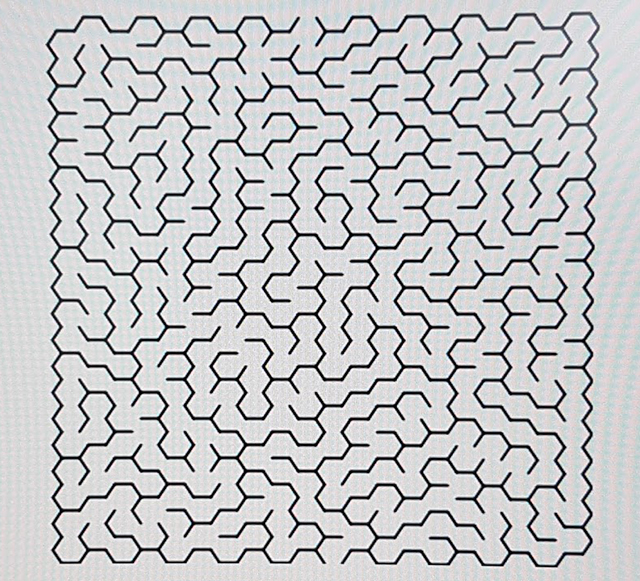
#> input picture Assignment-2/sample_images/maze_1.jpg, 640 x 581 px
$ jupyter execute --allow-errors questions-and-your-answers.ipynb   (shell and % lines are left out)   (older library calls are emulated)
#> lines starting #> are read from the running program, lines starting #| are printed output that depends on the picture; after the words box and inside, x2 and y2 are one past the last pixel; in counts of white or black regions, pixels touching at a corner belong together
# ECE531 Computer Vision Assignment 2
27/10/2020, Abdullah Gul University

* Do not use Jupyter Notebook. Instead, use JupyterLab. Otherwise TA might not be able to see your answers.
* You are not allowed to manually give any position or draw any shape. The algorithms that you develop should work regardless of the position of the objects.
* You are not allowed to use circle or any other shape finding functions.
* You can use filtering for any purpose such as eliminating the noise.
* Remember to push your changes to github occasionally (not only commit to your local git server)
* http://www.mazegenerator.net/Examples.aspx

# Introduction
We have the following images:

[cell 1]
#initializations
# if using notebook:
# %matplotlib notebook
# if using jupyterlab:

import numpy as np
import cv2
import matplotlib.pyplot as plt
import matplotlib.image as mpimg
import matplotlib
import platform
import skimage
import scipy

from skimage.morphology import disk, erosion, reconstruction
from skimage.util import img_as_ubyte
from scipy import ndimage

plt.rcParams['figure.figsize'] = [6, 5]
plt.rcParams['image.cmap'] = "gray"
print ("OpenCV version: ", cv2.__version__)
print ("Skimage version: ", skimage.__version__)
print ("Scipy version: ", scipy.__version__)
print ("Matplotlib version: ", matplotlib.__version__)
print ("Python version: ", platform.python_version())

[cell 2]
# Loading a sample image
img_maze_1 = cv2.imread('sample_images/maze_1.jpg')[...,::-1]
img_coins_1 = cv2.imread('sample_images/coins_1.jpg')[...,::-1]
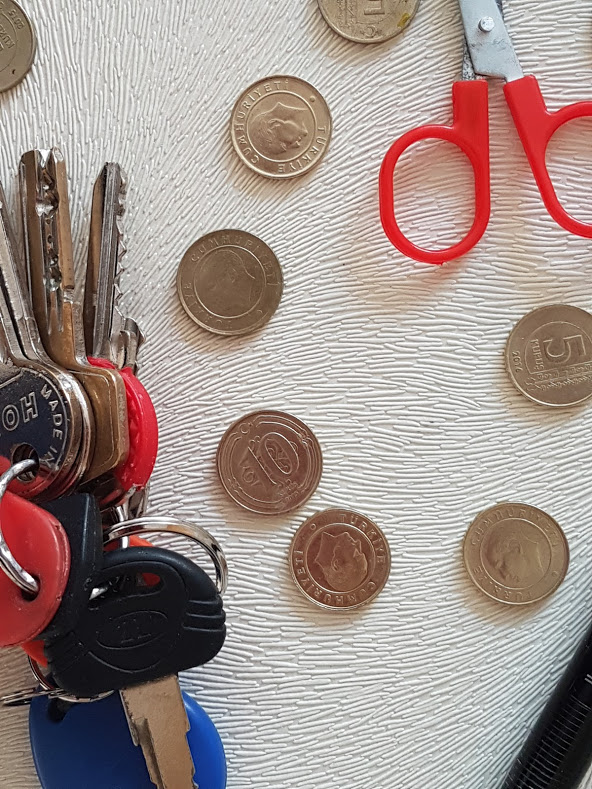
#> input picture Assignment-2/sample_images/coins_1.jpg, 592 x 789 px
img_piggy_white = cv2.imread('sample_images/piggy_white.jpg')[...,::-1]
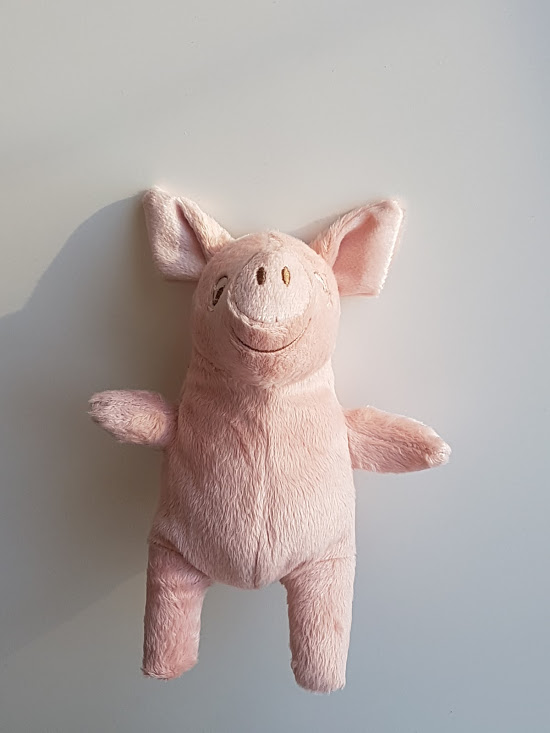
#> input picture Assignment-2/sample_images/piggy_white.jpg, 550 x 733 px
img_maze_2 = cv2.imread('sample_images/maze_2.jpg')[...,::-1]
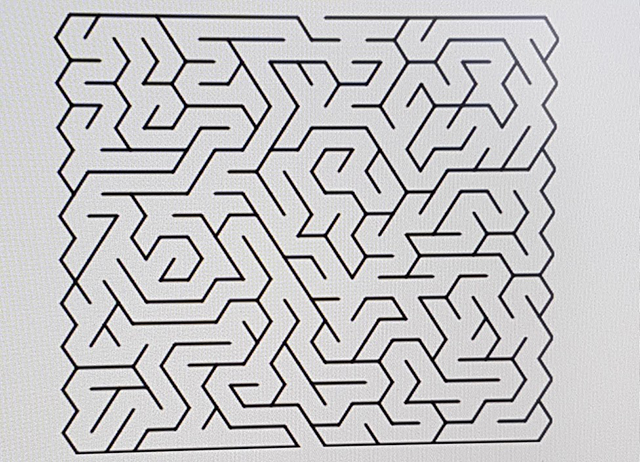
#> input picture Assignment-2/sample_images/maze_2.jpg, 640 x 462 px
img_coins_2 = cv2.imread('sample_images/coins_2.jpg')[...,::-1]
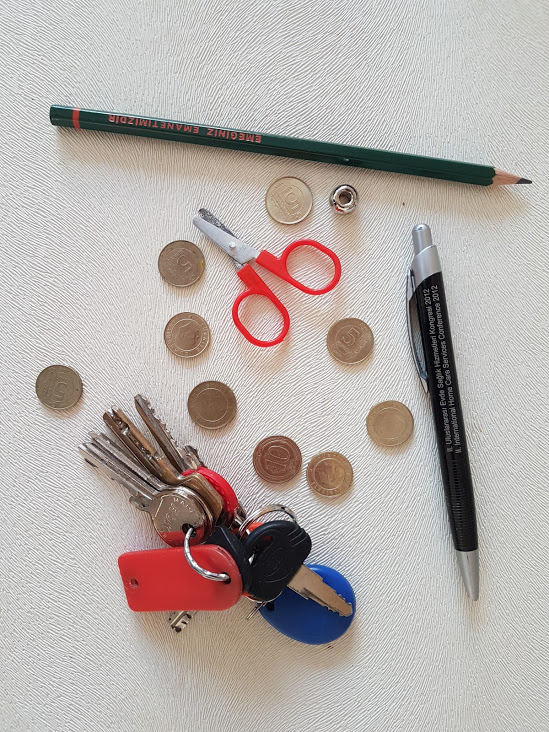
#> input picture Assignment-2/sample_images/coins_2.jpg, 549 x 732 px
img_piggy_black = cv2.imread('sample_images/piggy_black.jpg')[...,::-1]
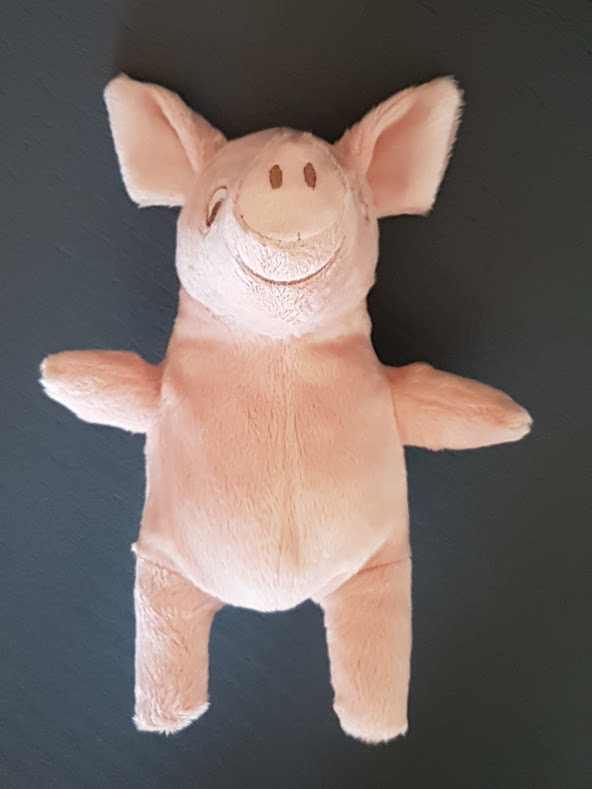
#> input picture Assignment-2/sample_images/piggy_black.jpg, 592 x 789 px
#> (the rest of this cell did not finish here and is left out)

## Question 0 (A Sample question with the answer)
**a)** Apply a global threshold to "piggy black" image and obtain a binary mask. Show the mask you found.(If a global thresholding is not sufficient, you can resort to other tools.)
**b)** Apply your mask onto the image to mask out the piggy. Show the resulted image (we should only see the piggy, the rest should be pure black.)
**c)** Draw a thick green border around the piggy.

## Answer 0

[cell 3]
img_piggy_black_grayscale = cv2.imread('sample_images/piggy_black.jpg', cv2.IMREAD_GRAYSCALE)
#> img_piggy_black_grayscale: shape (789, 592); min 4, max 255, mean 106.3

# Applying a global threshold. 100 value is set manually
ret, img1_binary = cv2.threshold(img_piggy_black_grayscale,105,255,cv2.THRESH_BINARY)
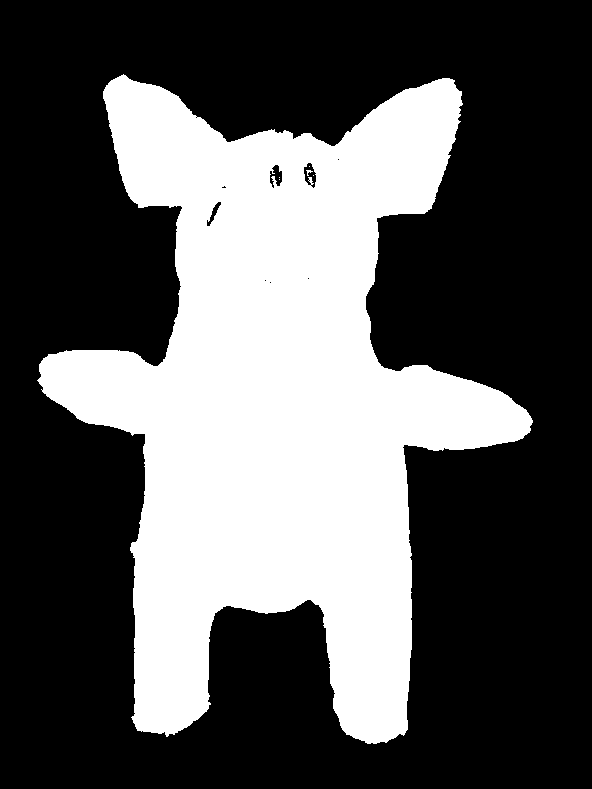
#> img1_binary: shape (789, 592); 34.8% white; 6 white regions (5 under 20 px), largest, box (x1, y1, x2, y2) and area: (37, 74, 533, 744) 162560

# Apply morphological operations to remove noise and fill the gaps inside the piglet
strel = cv2.getStructuringElement(cv2.MORPH_ELLIPSE,(150,150))
img1_eroded = cv2.morphologyEx(img1_binary, cv2.MORPH_ERODE, strel)
#> img1_eroded: shape (789, 592); 3.7% white; 1 white region, box (x1, y1, x2, y2) and area: (215, 353, 335, 537) 17361
# img1_opened = cv2.morphologyEx(img1_binary, cv2.MORPH_OPEN, strel)
# img1_closed = cv2.morphologyEx(img1_binary, cv2.MORPH_CLOSE, strel)

# skimage strel
skimage_strel = disk(5)
img1_noise_removed = reconstruction(img1_eroded, img1_binary, method='dilation', selem=skimage_strel)

# closing nose holes
strel = cv2.getStructuringElement(cv2.MORPH_ELLIPSE,(20,20))
img1_holes_filled = np.uint8(ndimage.binary_fill_holes(img1_noise_removed)*255)
#> img1_holes_filled: shape (789, 592); 34.9% white; 1 white region, box (x1, y1, x2, y2) and area: (37, 74, 533, 744) 163014
#img1_closed = cv2.morphologyEx(img1_noise_removed, cv2.MORPH_CLOSE, strel)


# convert skimage to cv2
#tmp = exposure.rescale_intensity(img1_closed, out_range=(-1, 1))
#mask = img_as_ubyte(tmp)
mask = img1_holes_filled

# Apply the mask
img1_masked = cv2.bitwise_and(img_piggy_black, img_piggy_black, mask = mask)

# Extract the border
# My approach: I will first enlarge the mask 5 pixel then extract it from itself.
# Then I will use this thick border to draw green border around the piglet
# 1 Enlarge the mask
strel = cv2.getStructuringElement(cv2.MORPH_ELLIPSE,(5,5))
mask_dilated = cv2.morphologyEx(mask, cv2.MORPH_DILATE, strel)
#> mask_dilated: shape (789, 592); 36.1% white; 1 white region, box (x1, y1, x2, y2) and area: (35, 72, 535, 746) 168812
mask_border = cv2.bitwise_not(mask, mask=mask_dilated)
#> mask_border: shape (789, 592); 1.2% white in thin lines or dots, all inside (x1, y1, x2, y2) = (35, 72, 535, 746)


zeros = np.zeros_like(mask_border)
green_border = np.stack((zeros,mask_border,zeros),axis=2)

piglet_w_green_border = cv2.add(green_border,img_piggy_black)
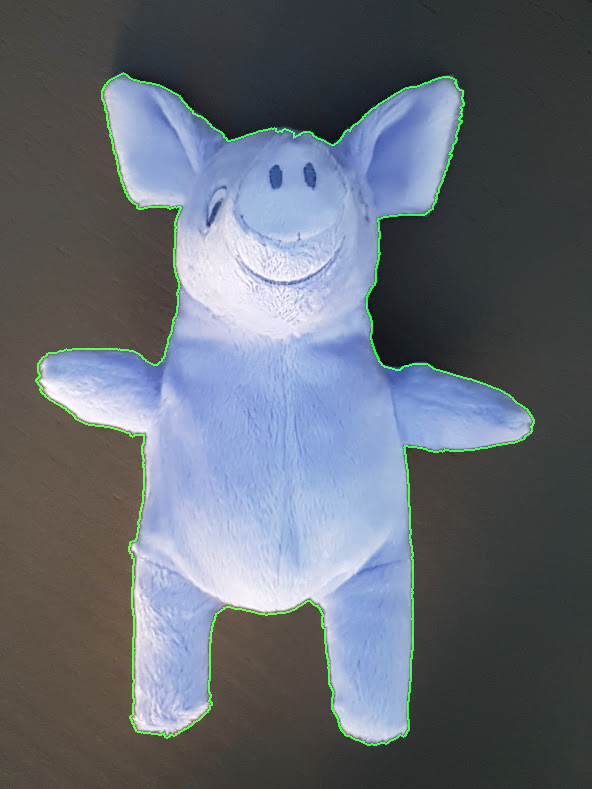
#> piglet_w_green_border: shape (789, 592, 3); mean of channels 0, 1, 2 115.1, 105.5, 98.7; drawn as B, G, R

# Plot the results
fig, axarr =  plt.subplots(3,3,figsize=(20, 25))
plt.setp(axarr, xticks=[], yticks=[])
plt.subplots_adjust(left=0.2, bottom=0.1, right=0.9, top=0.9, wspace=0.01, hspace=0.1)
axarr[0,0].imshow(img_piggy_black)
axarr[0,0].set_title('The Original Piglet')
axarr[0,1].imshow(img1_binary)
axarr[0,1].set_title('After the threshold')
#axarr[0,2].imshow(img1_opened)
#axarr[0,2].set_title('After opening')
axarr[0,2].imshow(img1_eroded)
axarr[0,2].set_title('After erosion')
axarr[1,0].imshow(img1_noise_removed)
axarr[1,0].set_title('After reconstruction')
axarr[1,1].imshow(img1_holes_filled)
axarr[1,1].set_title('After Fillin the Holes _ The Mask')
axarr[1,2].imshow(img1_masked)
axarr[1,2].set_title('Masked Piglet')
axarr[2,0].imshow(mask_dilated)
axarr[2,0].set_title('Dilated mask');
axarr[2,1].imshow(mask_border)
axarr[2,1].set_title('Mask border');
axarr[2,2].imshow(piglet_w_green_border)
axarr[2,2].set_title('Piglet w Green Border');

plt.figure(figsize=(40,40))
plt.setp(matplotlib.pyplot.gcf().gca(), xticks=[], yticks=[])
plt.imshow(piglet_w_green_border);

## Question 1
Repeat the Question 0 for image "piggy **white**"

[cell 4]
img_piggy_white_grayscale = cv2.imread('sample_images/piggy_white.jpg', cv2.IMREAD_GRAYSCALE)
#> img_piggy_white_grayscale: shape (733, 550); min 3, max 255, mean 168.4

# Applying a global treshold
ret2,img_binary_white = cv2.threshold(img_piggy_white_grayscale, 200,255, cv2.THRESH_TRIANGLE)
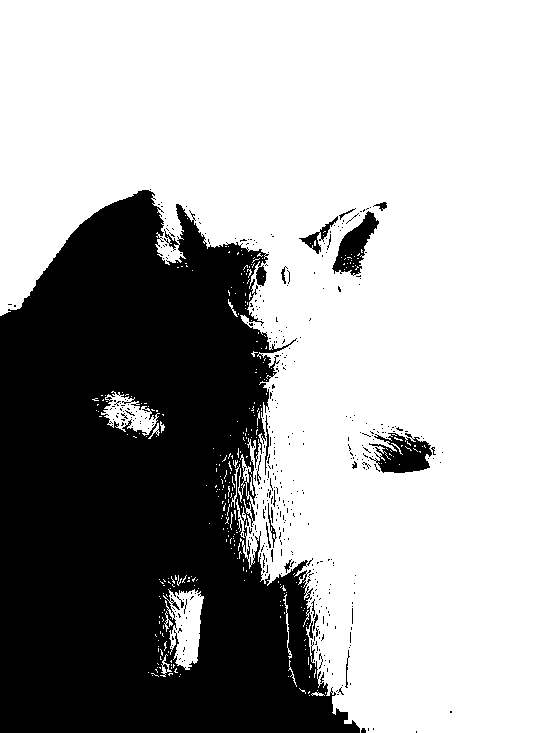
#> img_binary_white: shape (733, 550); 66% white; 421 black regions (398 under 20 px), largest, box (x1, y1, x2, y2) and area: (0, 190, 360, 733) 131883, (369, 433, 432, 473) 1529, (332, 211, 379, 276) 1313
#> ret2 = 162

# Apply morphological operations to remove noise and fill the gaps inside the piglet
stre_white = cv2.getStructuringElement(cv2.MORPH_ERODE,(10,10))
img_eroded_white = cv2.morphologyEx(img_binary_white, cv2.MORPH_ERODE, stre_white)
#> img_eroded_white: shape (733, 550); 58.8% white; 15 black regions, largest, box (x1, y1, x2, y2) and area: (0, 185, 379, 733) 154638, (295, 198, 392, 290) 4699, (344, 419, 448, 478) 4637

# skimage strel
skimage_stre_white = disk(5)
img_noise_removed_white = reconstruction(img_eroded_white, img_binary_white, method='dilation', selem=skimage_stre_white)
#> img_noise_removed_white: shape (733, 550) float64; 65.7% white; 386 black regions (363 under 20 px), largest, box (x1, y1, x2, y2) and area: (0, 190, 360, 733) 133318, (369, 433, 432, 473) 1530, (332, 211, 379, 276) 1313

# closing nose holes
stre_white = cv2.getStructuringElement(cv2.MORPH_ELLIPSE,(20,20))
img_holes_filled_white = np.uint8(ndimage.binary_fill_holes(img_noise_removed_white)*255)
#> img_holes_filled_white: shape (733, 550); 67.1% white; 3 black regions (1 under 20 px), largest, box (x1, y1, x2, y2) and area: (0, 190, 360, 733) 132624, (361, 728, 366, 733) 21

# convert skimage to cv2
mask_white = img_holes_filled_white

# Apply the mask
img_masked_white = cv2.bitwise_and(img_piggy_white, img_piggy_white, mask = mask_white)

# Extract the border
stre_white = cv2.getStructuringElement(cv2.MORPH_ELLIPSE,(5,5))
mask_dilated_white= cv2.morphologyEx(mask_white, cv2.MORPH_DILATE, stre_white)
#> mask_dilated_white: shape (733, 550); 69.4% white; 36 black regions (33 under 20 px), largest, box (x1, y1, x2, y2) and area: (0, 192, 358, 733) 121834, (279, 574, 316, 691) 1503, (173, 583, 194, 591) 76
mask_border_white = cv2.bitwise_not(mask_white, mask=mask_dilated_white)
#> mask_border_white: shape (733, 550); 2.3% white in thin lines or dots, all inside (x1, y1, x2, y2) = (0, 190, 417, 733)

zeros_white = np.zeros_like(mask_border_white)
green_border_white = np.stack((zeros_white,mask_border_white,zeros_white),axis=2)
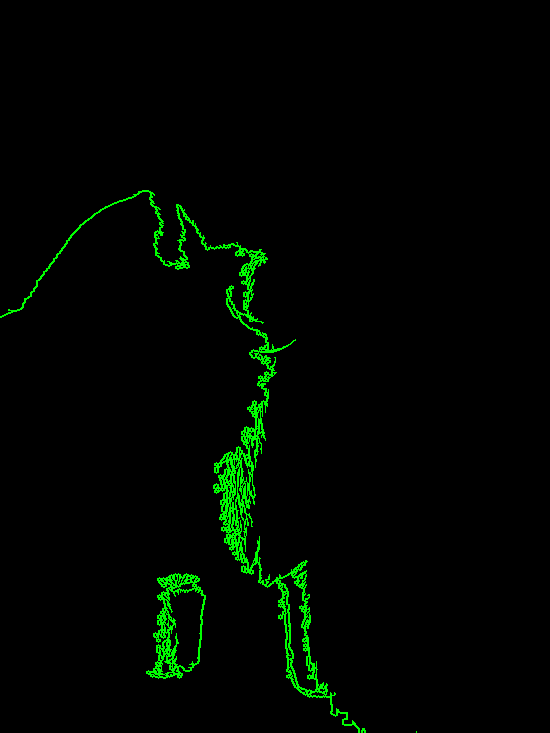
#> green_border_white: shape (733, 550, 3); mean of channels 0, 1, 2 0, 5.8, 0; drawn as B, G, R

piglet_w_green_border_white = cv2.add(green_border_white,img_piggy_white)
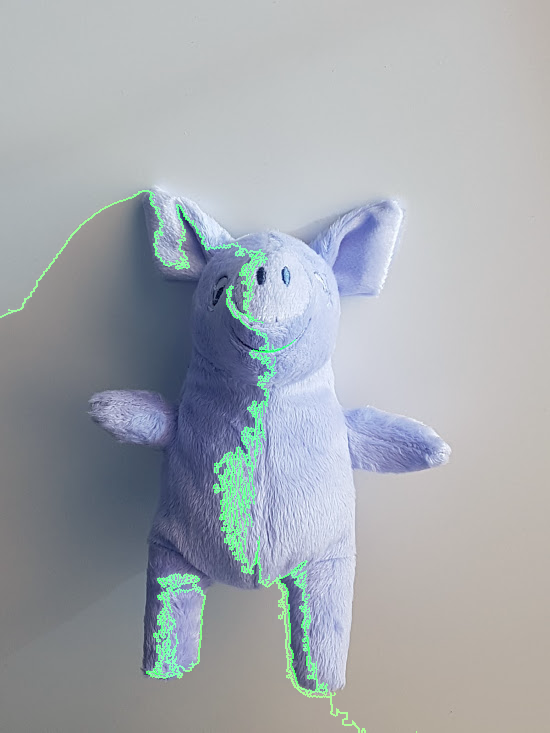
#> piglet_w_green_border_white: shape (733, 550, 3); mean of channels 0, 1, 2 174.5, 169, 164; drawn as B, G, R

[cell 5]
# Plot the results
fig, axarr =  plt.subplots(3,3,figsize=(20, 25))
plt.setp(axarr, xticks=[], yticks=[])
plt.subplots_adjust(left=0.2, bottom=0.1, right=0.9, top=0.9, wspace=0.01, hspace=0.1)
axarr[0,0].imshow(img_piggy_white)
axarr[0,0].set_title('The Original Piglet')
axarr[0,1].imshow(img_binary_white)
axarr[0,1].set_title('After the threshold')
#axarr[0,2].imshow(img1_opened)
#axarr[0,2].set_title('After opening')
axarr[0,2].imshow(img_eroded_white)
axarr[0,2].set_title('After erosion')
axarr[1,0].imshow(img_noise_removed_white)
axarr[1,0].set_title('After reconstruction')
axarr[1,1].imshow(img_holes_filled_white)
axarr[1,1].set_title('After Fillin the Holes _ The Mask')
axarr[1,2].imshow(img_masked_white)
axarr[1,2].set_title('Masked Piglet')
axarr[2,0].imshow(mask_dilated_white)
axarr[2,0].set_title('Dilated mask');
axarr[2,1].imshow(mask_border_white)
axarr[2,1].set_title('Mask border');
axarr[2,2].imshow(piglet_w_green_border_white)
axarr[2,2].set_title('Piglet w Green Border');

plt.figure(figsize=(40,40))
plt.setp(matplotlib.pyplot.gcf().gca(), xticks=[], yticks=[])
plt.imshow(piglet_w_green_border_white);
